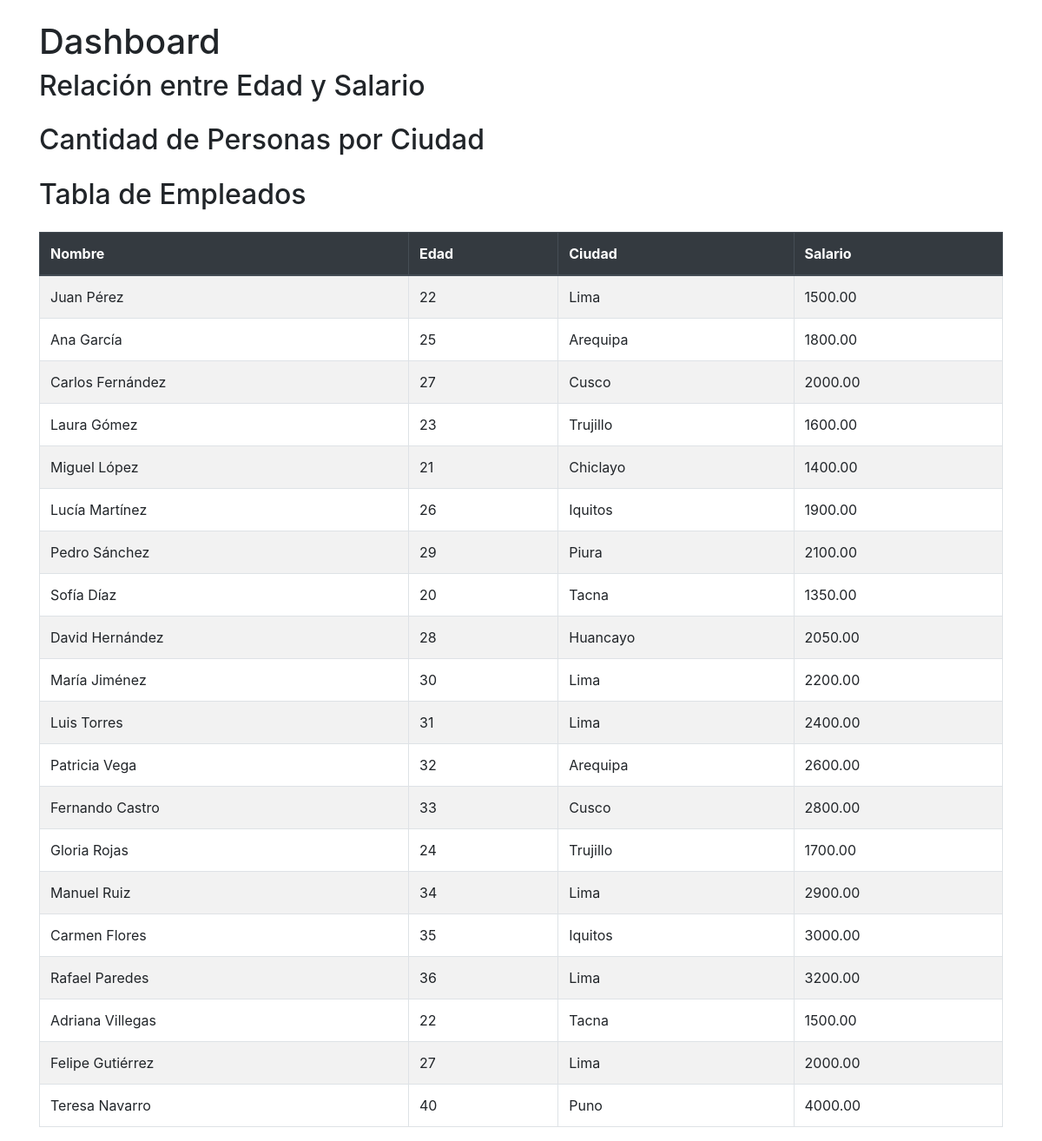
The page /employees/dashboard/ on the database its author committed.
### app/employees/domain/employee.py (models this page shows, shortened)
class Employee(db.Model):
    __tablename__ = 'empleados'
    id = Column(Integer, primary_key=True, index=True, autoincrement=True)
    nombre = Column(String(100), nullable=False)
    edad = Column(Integer, nullable=False)
    ciudad = Column(String(100))
    salario = Column(DECIMAL(10, 2))

### app/employees/interfaces/api/employee_controller.py (the view)
@employee_blueprint.route('/dashboard/', methods=['GET'])
def show_dashboard():
    empleados = employee_service.list_employees()
    data = {
        'nombre': [emp.nombre for emp in empleados],
        'edad': [emp.edad for emp in empleados],
        'salario': [float(emp.salario) for emp in empleados],
        'ciudad': [emp.ciudad for emp in empleados]
    }
    df = pd.DataFrame(data)
    bar_fig = px.bar(df, x='edad', y='salario', color='nombre',
                 title="Relación entre Edad y Salario",
                 labels={'edad': 'Edad', 'salario': 'Salario'},
                 height=400)
    pie_fig = px.pie(df, names='ciudad', title="Distribución de Personas por Ciudad", hole=0.3)
    bar_graph_json = json.dumps(bar_fig, cls=PlotlyJSONEncoder)
    pie_graph_json = json.dumps(pie_fig, cls=PlotlyJSONEncoder)
    return render_template('dashboard.html',
                           barGraphJSON=bar_graph_json,
                           pieGraphJSON=pie_graph_json,
                           empleados=empleados)

### app/employees/queries/get_employees.py (called while the page is built)
def get_all_employees():
    return Employee.query.all()

### app/employees/services/employee_service.py (called while the page is built)
    def list_employees(self):
        return get_all_employees()

### app/templates/dashboard.html (shortened to what this page needs)
<!DOCTYPE html>
<html lang="en">
<head>
    <link rel="stylesheet" href="https://stackpath.bootstrapcdn.com/bootstrap/4.5.2/css/bootstrap.min.css">
</head>
<body>
    <div class="container">
        <h1 class="mt-4">Dashboard</h1>
        <h2>Relación entre Edad y Salario</h2>
        <h2 class="mt-4">Cantidad de Personas por Ciudad</h2>
        <h2 class="mt-4">Tabla de Empleados</h2>
        <table class="table table-striped table-bordered mt-4">
            <thead class="thead-dark">
                <tr>
                    <th>Nombre</th>
                    <th>Edad</th>
                    <th>Ciudad</th>
                    <th>Salario</th>
                </tr>
            </thead>
            <tbody>
                {% for empleado in empleados %}
                <tr>
                    <td>{{ empleado.nombre }}</td>
                    <td>{{ empleado.edad }}</td>
                    <td>{{ empleado.ciudad }}</td>
                    <td>{{ empleado.salario }}</td>
                </tr>
                {% endfor %}
            </tbody>
        </table>
    </div>
</body>
</html>

### rows shown on the page
Employee: nombre "Juan Pérez", edad "22", ciudad "Lima", salario "1500.00"
Employee: nombre "Ana García", edad "25", ciudad "Arequipa", salario "1800.00"
Employee: nombre "Carlos Fernández", edad "27", ciudad "Cusco", salario "2000.00"
Employee: nombre "Laura Gómez", edad "23", ciudad "Trujillo", salario "1600.00"
Employee: nombre "Miguel López", edad "21", ciudad "Chiclayo", salario "1400.00"
Employee: nombre "Lucía Martínez", edad "26", ciudad "Iquitos", salario "1900.00"
Employee: nombre "Pedro Sánchez", edad "29", ciudad "Piura", salario "2100.00"
Employee: nombre "Sofía Díaz", edad "20", ciudad "Tacna", salario "1350.00"
Employee: nombre "David Hernández", edad "28", ciudad "Huancayo", salario "2050.00"
Employee: nombre "María Jiménez", edad "30", ciudad "Lima", salario "2200.00"
Employee: nombre "Luis Torres", edad "31", ciudad "Lima", salario "2400.00"
Employee: nombre "Patricia Vega", edad "32", ciudad "Arequipa", salario "2600.00"
Employee: nombre "Fernando Castro", edad "33", ciudad "Cusco", salario "2800.00"
Employee: nombre "Gloria Rojas", edad "24", ciudad "Trujillo", salario "1700.00"
Employee: nombre "Manuel Ruiz", edad "34", ciudad "Lima", salario "2900.00"
Employee: nombre "Carmen Flores", edad "35", ciudad "Iquitos", salario "3000.00"
Employee: nombre "Rafael Paredes", edad "36", ciudad "Lima", salario "3200.00"
Employee: nombre "Adriana Villegas", edad "22", ciudad "Tacna", salario "1500.00"
Employee: nombre "Felipe Gutiérrez", edad "27", ciudad "Lima", salario "2000.00"
Employee: nombre "Teresa Navarro", edad "40", ciudad "Puno", salario "4000.00"
